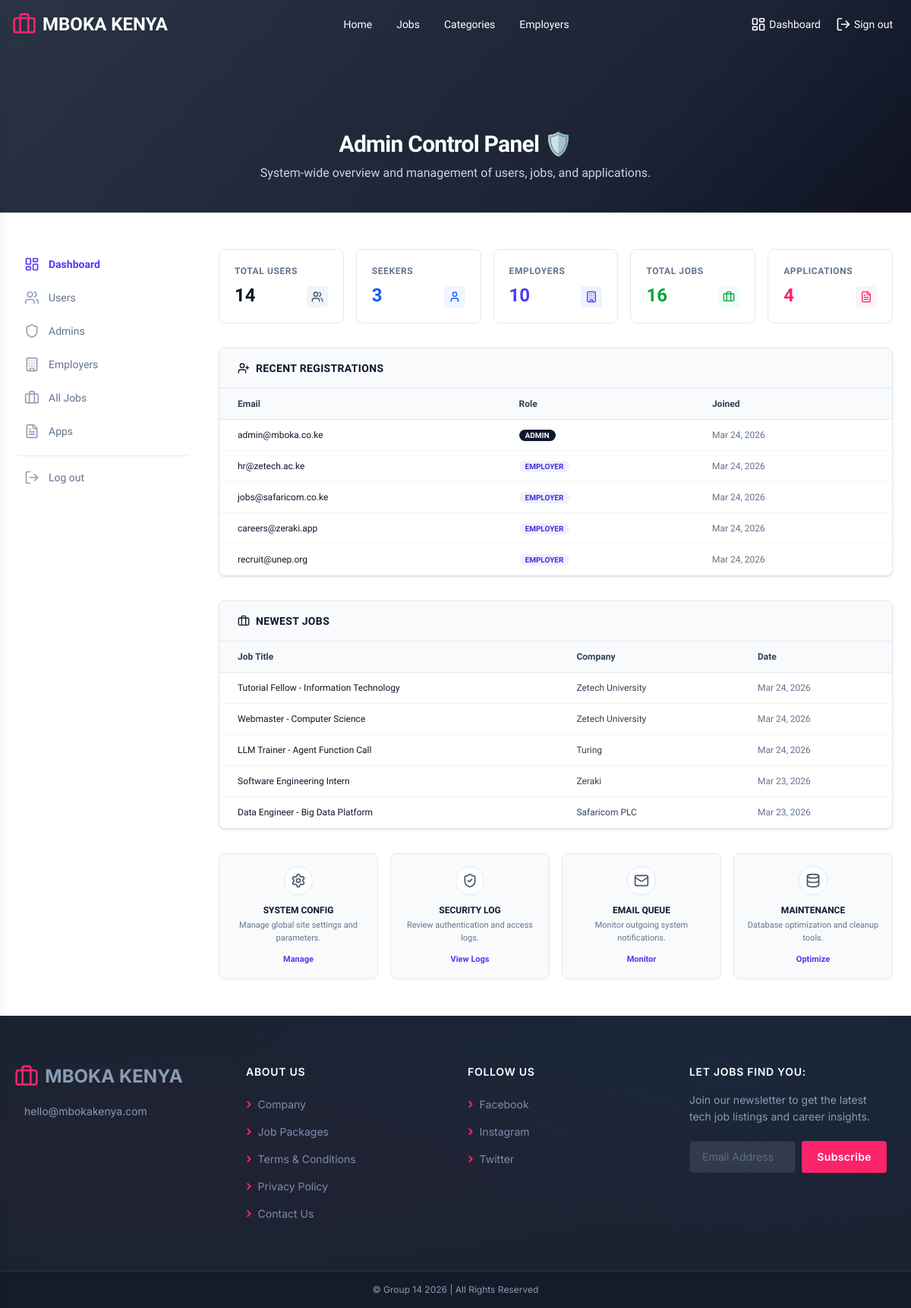
The page /admin/dashboard (signed in) on the database its author committed.
### tables this page shows
CREATE TABLE users (
    user_id       INT AUTO_INCREMENT PRIMARY KEY,
    email         VARCHAR(150) UNIQUE NOT NULL,
    password_hash VARCHAR(255) NOT NULL,
    role          ENUM('seeker','employer','admin') NOT NULL,
    status        ENUM('active','inactive') DEFAULT 'active',
    created_at    DATETIME DEFAULT CURRENT_TIMESTAMP
);

CREATE TABLE jobs (
    job_id      INT AUTO_INCREMENT PRIMARY KEY,
    employer_id INT NOT NULL,
    title       VARCHAR(200) NOT NULL,
    category_id INT,
    location    VARCHAR(100),
    job_type    ENUM('Full Time','Part Time','Internship','Contract','Remote','Freelance','Temporary') DEFAULT 'Full Time',
    salary_min  DECIMAL(10,2),
    salary_max  DECIMAL(10,2),
    description TEXT NOT NULL,
    featured    TINYINT(1) DEFAULT 0,
    status      ENUM('open','closed') DEFAULT 'open',
    deadline    DATE,
    created_at  DATETIME DEFAULT CURRENT_TIMESTAMP,
    FOREIGN KEY (employer_id) REFERENCES users(user_id) ON DELETE CASCADE,
    FOREIGN KEY (category_id) REFERENCES job_categories(category_id) ON DELETE SET NULL
);

CREATE TABLE employer_profiles (
    profile_id   INT AUTO_INCREMENT PRIMARY KEY,
    user_id      INT UNIQUE NOT NULL,
    company_name VARCHAR(150) NOT NULL,
    industry     VARCHAR(100),
    website      VARCHAR(200),
    logo_path    VARCHAR(300),
    description  TEXT,
    FOREIGN KEY (user_id) REFERENCES users(user_id) ON DELETE CASCADE
);

### views/admin/dashboard.php (the view, shortened to what this page needs)
<?php
$db = getDB();
$totalUsers = $db->query("SELECT COUNT(*) FROM users")->fetchColumn();
$totalSeekers = $db->query("SELECT COUNT(*) FROM users WHERE role = 'seeker'")->fetchColumn();
$totalEmployers = $db->query("SELECT COUNT(*) FROM users WHERE role = 'employer'")->fetchColumn();
$totalJobs = $db->query("SELECT COUNT(*) FROM jobs")->fetchColumn();
$totalApplications = $db->query("SELECT COUNT(*) FROM applications")->fetchColumn();
$stmt = $db->query("SELECT * FROM users ORDER BY created_at DESC LIMIT 5");
$recentUsers = $stmt->fetchAll();
$stmt = $db->query("
    SELECT j.*, e.company_name
    FROM jobs j
    JOIN employer_profiles e ON j.employer_id = e.user_id
    ORDER BY j.created_at DESC
    LIMIT 5
");
$recentJobs = $stmt->fetchAll();
include_once __DIR__ . '/../partials/header.php';
?>
<section class="relative w-full overflow-hidden" style="height:280px;">
    <div class="absolute inset-0" style="background: linear-gradient(135deg, #1e293b 0%, #0f172a 70%, #020617 100%); opacity:0.95;"></div>
    <div class="absolute inset-0 flex flex-col items-center justify-end z-10 pb-10">
        <h1 class="text-2xl md:text-3xl font-bold text-white mb-2 tracking-tight text-center">Admin Control Panel 🛡️</h1>
        <p class="text-slate-300 text-sm md:text-base text-center max-w-2xl px-4">System-wide overview and management of users, jobs, and applications.</p>
    </div>
</section>
<div class="max-w-7xl w-full mx-auto px-6 py-12 flex flex-col lg:flex-row gap-10 items-start">
    <?php include_once __DIR__ . '/../partials/sidebar.php'; ?>
    <main class="flex-1 min-w-0 w-full">
        <div class="grid grid-cols-1 md:grid-cols-2 lg:grid-cols-5 gap-4 mb-8">
            <div class="bg-white rounded-lg border border-slate-200 p-5 hover:shadow-md transition-shadow">
                <p class="text-slate-500 text-xs font-bold uppercase tracking-wider">Total Users</p>
                <div class="flex items-end justify-between mt-2">
                    <p class="text-2xl font-bold text-slate-900"><?php echo $totalUsers; ?></p>
                    <div class="bg-slate-100 rounded p-1.5">
                        <i data-lucide="users" class="w-4 h-4 text-slate-600"></i>
                    </div>
                </div>
            </div>
            <div class="bg-white rounded-lg border border-slate-200 p-5 hover:shadow-md transition-shadow">
                <p class="text-slate-500 text-xs font-bold uppercase tracking-wider">Seekers</p>
                <div class="flex items-end justify-between mt-2">
                    <p class="text-2xl font-bold text-blue-600"><?php echo $totalSeekers; ?></p>
                    <div class="bg-blue-50 rounded p-1.5">
                        <i data-lucide="user" class="w-4 h-4 text-blue-600"></i>
                    </div>
                </div>
            </div>
            <div class="bg-white rounded-lg border border-slate-200 p-5 hover:shadow-md transition-shadow">
                <p class="text-slate-500 text-xs font-bold uppercase tracking-wider">Employers</p>
                <div class="flex items-end justify-between mt-2">
                    <p class="text-2xl font-bold text-indigo-600"><?php echo $totalEmployers; ?></p>
                    <div class="bg-indigo-50 rounded p-1.5">
                        <i data-lucide="building" class="w-4 h-4 text-indigo-600"></i>
                    </div>
                </div>
            </div>
            <div class="bg-white rounded-lg border border-slate-200 p-5 hover:shadow-md transition-shadow">
                <p class="text-slate-500 text-xs font-bold uppercase tracking-wider">Total Jobs</p>
                <div class="flex items-end justify-between mt-2">
                    <p class="text-2xl font-bold text-green-600"><?php echo $totalJobs; ?></p>
                    <div class="bg-green-50 rounded p-1.5">
                        <i data-lucide="briefcase" class="w-4 h-4 text-green-600"></i>
                    </div>
                </div>
            </div>
            <div class="bg-white rounded-lg border border-slate-200 p-5 hover:shadow-md transition-shadow">
                <p class="text-slate-500 text-xs font-bold uppercase tracking-wider">Applications</p>
                <div class="flex items-end justify-between mt-2">
                    <p class="text-2xl font-bold text-[#fb236a]"><?php echo $totalApplications; ?></p>
                    <div class="bg-pink-50 rounded p-1.5">
                        <i data-lucide="file-text" class="w-4 h-4 text-[#fb236a]"></i>
                    </div>
                </div>
            </div>
        </div>
        <div class="grid grid-cols-1 xl:grid-cols-2 gap-8">
            <div class="bg-white rounded-lg border border-slate-200 overflow-hidden shadow-sm">
                <div class="px-6 py-4 border-b border-slate-200 bg-slate-50 flex justify-between items-center">
                    <h2 class="text-sm font-bold text-slate-900 uppercase tracking-wide flex items-center gap-2">
                        <i data-lucide="user-plus" class="w-4 h-4"></i>
                        Recent Registrations
                    </h2>
                </div>
                <div class="overflow-x-auto">
                    <table class="w-full text-xs">
                        <thead class="bg-slate-50 border-b border-slate-200">
                            <tr>
                                <th class="px-6 py-3 text-left font-semibold text-slate-700">Email</th>
                                <th class="px-6 py-3 text-left font-semibold text-slate-700">Role</th>
                                <th class="px-6 py-3 text-left font-semibold text-slate-700">Joined</th>
                            </tr>
                        </thead>
                        <tbody>
                            <?php foreach ($recentUsers as $user): ?>
                                <tr class="border-b border-slate-100 hover:bg-slate-50 transition-colors">
                                    <td class="px-6 py-3 font-medium text-slate-900"><?php echo htmlspecialchars($user['email']); ?></td>
                                    <td class="px-6 py-3">
                                        <span class="px-2 py-0.5 rounded-full text-[10px] font-bold uppercase <?php echo $user['role'] === 'employer' ? 'bg-indigo-50 text-indigo-700' : ($user['role'] === 'admin' ? 'bg-slate-900 text-white' : 'bg-blue-50 text-blue-700'); ?>">
                                            <?php echo $user['role']; ?>
                                        </span>
                                    </td>
                                    <td class="px-6 py-3 text-slate-500"><?php echo date('M d, Y', strtotime($user['created_at'])); ?></td>
                                </tr>
                            <?php endforeach; ?>
                        </tbody>
                    </table>
                </div>
            </div>
            <div class="bg-white rounded-lg border border-slate-200 overflow-hidden shadow-sm">
                <div class="px-6 py-4 border-b border-slate-200 bg-slate-50 flex justify-between items-center">
                    <h2 class="text-sm font-bold text-slate-900 uppercase tracking-wide flex items-center gap-2">
                        <i data-lucide="briefcase" class="w-4 h-4"></i>
                        Newest Jobs
                    </h2>
                </div>
                <div class="overflow-x-auto">
                    <table class="w-full text-xs">
                        <thead class="bg-slate-50 border-b border-slate-200">
                            <tr>
                                <th class="px-6 py-3 text-left font-semibold text-slate-700">Job Title</th>
                                <th class="px-6 py-3 text-left font-semibold text-slate-700">Company</th>
                                <th class="px-6 py-3 text-left font-semibold text-slate-700">Date</th>
                            </tr>
                        </thead>
                        <tbody>
                            <?php foreach ($recentJobs as $job): ?>
                                <tr class="border-b border-slate-100 hover:bg-slate-50 transition-colors">
                                    <td class="px-6 py-3 font-medium text-slate-900"><?php echo htmlspecialchars($job['title']); ?></td>
                                    <td class="px-6 py-3 text-slate-700"><?php echo htmlspecialchars($job['company_name']); ?></td>
                                    <td class="px-6 py-3 text-slate-500"><?php echo date('M d, Y', strtotime($job['created_at'])); ?></td>
                                </tr>
                            <?php endforeach; ?>
                        </tbody>
                    </table>
                </div>
            </div>
        </div>
        <div class="mt-8 grid grid-cols-1 md:grid-cols-4 gap-4">
            <div class="bg-slate-50 border border-slate-200 rounded-lg p-4 flex flex-col items-center text-center">
                <div class="bg-white rounded-full p-2 border border-slate-200 mb-3">
                    <i data-lucide="settings" class="w-5 h-5 text-slate-600"></i>
                </div>
                <h3 class="text-xs font-bold text-slate-900 uppercase">System Config</h3>
                <p class="text-[11px] text-slate-500 mt-1">Manage global site settings and parameters.</p>
                <button class="mt-3 text-[11px] font-bold text-indigo-600 hover:underline">Manage</button>
            </div>
            <div class="bg-slate-50 border border-slate-200 rounded-lg p-4 flex flex-col items-center text-center">
                <div class="bg-white rounded-full p-2 border border-slate-200 mb-3">
                    <i data-lucide="shield-check" class="w-5 h-5 text-slate-600"></i>
                </div>
                <h3 class="text-xs font-bold text-slate-900 uppercase">Security Log</h3>
                <p class="text-[11px] text-slate-500 mt-1">Review authentication and access logs.</p>
                <button class="mt-3 text-[11px] font-bold text-indigo-600 hover:underline">View Logs</button>
            </div>
            <div class="bg-slate-50 border border-slate-200 rounded-lg p-4 flex flex-col items-center text-center">
                <div class="bg-white rounded-full p-2 border border-slate-200 mb-3">
                    <i data-lucide="mail" class="w-5 h-5 text-slate-600"></i>
                </div>
                <h3 class="text-xs font-bold text-slate-900 uppercase">Email Queue</h3>
                <p class="text-[11px] text-slate-500 mt-1">Monitor outgoing system notifications.</p>
                <button class="mt-3 text-[11px] font-bold text-indigo-600 hover:underline">Monitor</button>
            </div>
            <div class="bg-slate-50 border border-slate-200 rounded-lg p-4 flex flex-col items-center text-center">
                <div class="bg-white rounded-full p-2 border border-slate-200 mb-3">
                    <i data-lucide="database" class="w-5 h-5 text-slate-600"></i>
                </div>
                <h3 class="text-xs font-bold text-slate-900 uppercase">Maintenance</h3>
                <p class="text-[11px] text-slate-500 mt-1">Database optimization and cleanup tools.</p>
                <button class="mt-3 text-[11px] font-bold text-indigo-600 hover:underline">Optimize</button>
            </div>
        </div>
    </main>
</div>
<?php include_once __DIR__ . '/../partials/footer.php'; ?>

### index.php (shortened to what this page needs)
<?php
$routes = [
    ['GET',  '/',               'views/home.php',           null],
    ['GET',  '/dashboard',      null,                       'handleDashboardRedirect'],
    ['GET',  '/jobs',           'views/jobs.php',           null],
    ['GET',  '/categories',           'views/categories.php',           null],
    ['GET',  '/jobs/:id',       'views/job-single.php',     null],
    ['GET',  '/employers',      'views/employers.php',      null],
    ['GET',  '/post-a-job',     'views/post-a-job.php',     'requireEmployerWithProfile'],
    ['POST', '/post-a-job',     'php/functions/store-job.php', 'requireEmployerWithProfile'],
    ['GET',  '/login',          'views/login.php',          'requireGuest'],
    ['POST', '/login',          'php/function/login.php',  'requireGuest'],
    ['GET',  '/register',       'views/register.php',       'requireGuest'],
    ['POST', '/register',       'php/functions/register.php', 'requireGuest'],
    ['GET',  '/seeker/dashboard',      'views/seeker/dashboard.php',      'requireSeekerWithProfile'],
    ['GET',  '/seeker/saved-jobs',      'views/seeker/saved-jobs.php',      'requireSeekerWithProfile'],
    ['GET',  '/seeker/applications',      'views/seeker/applications.php',      'requireSeekerWithProfile'],
    ['GET',  '/seeker/profile',      'views/seeker/profile.php',      'requireSeeker'],
    ['GET',  '/employer/dashboard',      'views/employer/dashboard.php',      'requireEmployerWithProfile'],
    ['GET',  '/employer/jobs',           'views/employer/jobs.php',           'requireEmployerWithProfile'],
    ['GET',  '/employer/applications',   'views/employer/applications.php',   'requireEmployerWithProfile'],
    ['GET',  '/employer/profile',      'views/employer/profile.php',      'requireEmployer'],
    ['GET',  '/admin/dashboard',      'views/admin/dashboard.php',      'requireAdmin'],
    ['GET',  '/admin/users',          'views/admin/users.php',          'requireAdmin'],
    ['GET',  '/admin/employers',      'views/admin/employers.php',      'requireAdmin'],
    ['GET',  '/admin/jobs',           'views/admin/jobs.php',           'requireAdmin'],
    ['GET',  '/admin/applications',   'views/admin/applications.php',   'requireAdmin'],
    ['GET',  '/admin/admins',         'views/admin/admins.php',         'requireAdmin'],
    ['GET',  '/admin/profile',      'views/admin/profile.php',      'requireAuth'],
    ['GET',  '/logout',         'php/functions/logout.php', 'requireAuth'],
];
$method  = $_SERVER['REQUEST_METHOD'];
$uri     = strtok($_SERVER['REQUEST_URI'], '?');
$uri     = rtrim($uri, '/') ?: '/';
foreach ($routes as [$routeMethod, $routePath, $view, $middleware]) {
    $pattern = preg_replace('#/:([^/]+)#', '/(?P<$1>[^/]+)', $routePath);
    $pattern = '#^' . $pattern . '$#';
    if ($method !== $routeMethod || !preg_match($pattern, $uri, $matches)) {
        continue;
    }
    include_once $view;
    break;
}

### rows shown on the page
users: email "admin@mboka.co.ke", role "ADMIN", created_at "Mar 24, 2026"
users: email "hr@zetech.ac.ke", role "EMPLOYER", created_at "Mar 24, 2026"
users: email "jobs@safaricom.co.ke", role "EMPLOYER", created_at "Mar 24, 2026"
users: email "careers@zeraki.app", role "EMPLOYER", created_at "Mar 24, 2026"
users: email "recruit@unep.org", role "EMPLOYER", created_at "Mar 24, 2026"
jobs: title "Tutorial Fellow - Information Technology", employer_profiles.company_name "Zetech University", created_at "Mar 24, 2026"
jobs: title "Webmaster - Computer Science", employer_profiles.company_name "Zetech University", created_at "Mar 24, 2026"
jobs: title "LLM Trainer - Agent Function Call", employer_profiles.company_name "Turing", created_at "Mar 24, 2026"
jobs: title "Software Engineering Intern", employer_profiles.company_name "Zeraki", created_at "Mar 23, 2026"
jobs: title "Data Engineer - Big Data Platform", employer_profiles.company_name "Safaricom PLC", created_at "Mar 23, 2026"

### other values the page prints
$link['label'] "Home"
$link['label'] "Jobs"
$link['label'] "Categories"
$link['label'] "Employers"
$link['text'] "Dashboard"
$link['text'] "Sign out"
$item['label'] "Dashboard"
$item['label'] "Users"
$item['label'] "Admins"
$item['label'] "Employers"
$item['label'] "All Jobs"
$item['label'] "Apps"
$totalUsers "14"
$totalSeekers "3"
$totalEmployers "10"
